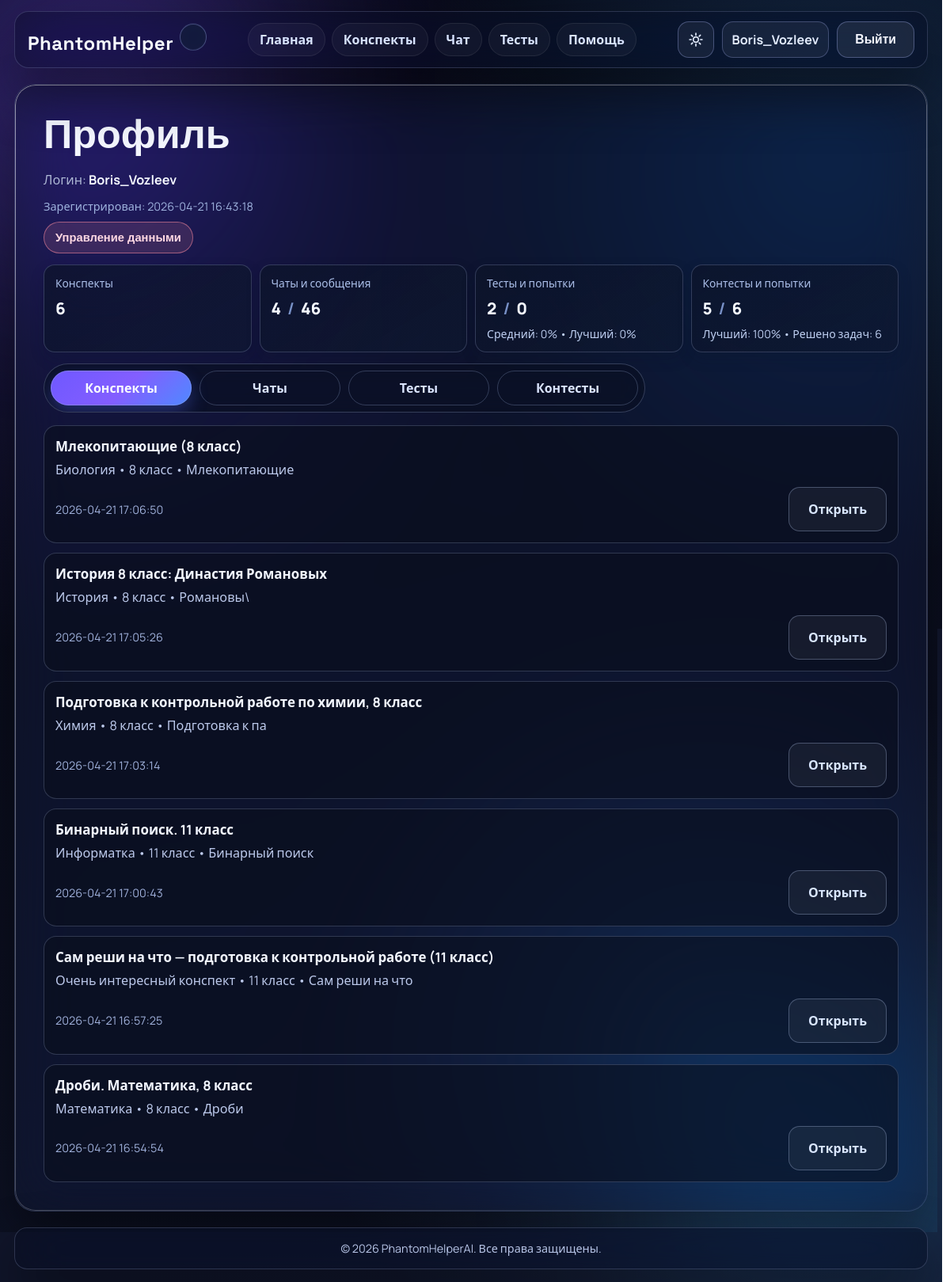
Screenshot of /profile (signed in) with the database file from the repository.
### tables this page shows
CREATE TABLE users (
            id INTEGER PRIMARY KEY AUTOINCREMENT,
            username TEXT NOT NULL UNIQUE,
            password_hash TEXT NOT NULL,
            created_at TEXT NOT NULL DEFAULT CURRENT_TIMESTAMP
        );

CREATE TABLE summaries (
            id INTEGER PRIMARY KEY AUTOINCREMENT,
            user_id INTEGER NOT NULL,
            subject TEXT NOT NULL,
            theme TEXT NOT NULL,
            klass INTEGER NOT NULL,
            title TEXT NOT NULL,
            content_html TEXT NOT NULL,
            content_text TEXT NOT NULL,
            created_at TEXT NOT NULL DEFAULT CURRENT_TIMESTAMP,
            updated_at TEXT NOT NULL DEFAULT CURRENT_TIMESTAMP,
            is_favorite INTEGER NOT NULL DEFAULT 0,
            is_archived INTEGER NOT NULL DEFAULT 0,
            FOREIGN KEY (user_id) REFERENCES users(id) ON DELETE CASCADE
        );

### app.py (the view)
@app.route('/profile', methods=['GET'])
@login_required
def profile():
    tab = (request.args.get('tab') or 'summaries').strip().lower()
    if tab not in {'summaries', 'chats', 'tests', 'contests'}:
        tab = 'summaries'
    user_id = current_user_id()
    deleted = str(request.args.get("deleted", "")).strip() == "1"
    delete_error = str(request.args.get("delete_error", "")).strip() == "1"
    contests_rows = get_profile_contests(user_id)
    contests = [serialize_contest_row(row) for row in contests_rows]
    return render_template(
        'profile.html',
        active_tab=tab,
        deleted=deleted,
        delete_error=delete_error,
        profile_stats=get_profile_stats(user_id),
        summaries=get_profile_summaries(user_id),
        chats=get_profile_chat_threads(user_id),
        tests=get_profile_tests(user_id),
        contests=contests,
    )

### app.py (called while the page is built, shortened)
def collapse_spaces(value):
    return re.sub(r"\s+", " ", (value or "")).strip()

def to_moscow_time(value):
    raw = collapse_spaces(str(value or ""))
    if not raw:
        return raw
    parsed = None
    for fmt in ("%Y-%m-%d %H:%M:%S.%f", "%Y-%m-%d %H:%M:%S"):
        try:
            parsed = datetime.strptime(raw, fmt)
            break
        except ValueError:
            continue
    if parsed is None:
        return raw
    parsed_utc = parsed.replace(tzinfo=timezone.utc)
    return parsed_utc.astimezone(MOSCOW_TZ).strftime("%Y-%m-%d %H:%M:%S")

def row_to_dict_with_moscow(row, fields=("created_at", "updated_at", "last_attempt_at", "best_attempt_at")):
    if row is None:
        return None
    data = dict(row)
    for field in fields:
        if field in data and data[field]:
            data[field] = to_moscow_time(data[field])
    return data

def rows_to_dicts_with_moscow(rows, fields=("created_at", "updated_at", "last_attempt_at", "best_attempt_at")):
    return [row_to_dict_with_moscow(row, fields=fields) for row in (rows or [])]

def normalize_contest_difficulty_label(value):
    raw = collapse_spaces(str(value or "")).lower()
    if not raw:
        return "средний"
    numeric_map = {
        "1": "очень легкий",
        "2": "легкий",
        "3": "ниже среднего",
        "4": "средний",
        "5": "средний+",
        "6": "выше среднего",
        "7": "сложный",
        "8": "очень сложный",
        "9": "предолимпиадный",
        "10": "олимпиадный",
    }
    if raw in numeric_map:
        return numeric_map[raw]

def get_db():
    if "db" not in g:
        g.db = sqlite3.connect(app.config["DATABASE"])
        g.db.row_factory = sqlite3.Row
        g.db.execute("PRAGMA foreign_keys = ON")
    return g.db

def get_user_by_id(user_id):
    row = get_db().execute(
        "SELECT id, username, created_at FROM users WHERE id = ?",
        (user_id,)
    ).fetchone()
    return row_to_dict_with_moscow(row, fields=("created_at",))

def current_user_id():
    user = g.get("current_user")
    return int(user["id"]) if user else None

def login_required(view):
    @wraps(view)
    def wrapped_view(*args, **kwargs):
        if g.get("current_user") is not None:
            return view(*args, **kwargs)
    return wrapped_view

@app.context_processor
def inject_current_user():
    return {"current_user": g.get("current_user")}

### templates/profile.html (shortened to what this page needs)
{% extends "base.html" %}
{% block content %}
<section class="page-card glass-card container profile-page">
    <div class="profile-head">
        <h1 class="page-title no-copy">Профиль</h1>
        <div class="profile-head-meta">
            <p class="profile-lead">Логин: <strong>{{ current_user["username"] }}</strong></p>
            <p class="profile-head-note">Зарегистрирован: {{ current_user["created_at"] }}</p>
            <button type="button" id="openProfileDataModal" class="profile-data-btn">Управление данными</button>
        </div>
    </div>
    <section class="profile-stats">
        <article class="profile-stat-card">
            <p class="profile-stat-label">Конспекты</p>
            <p class="profile-stat-value">{{ profile_stats["summaries_count"] }}</p>
        </article>
        <article class="profile-stat-card">
            <p class="profile-stat-label">Чаты и сообщения</p>
            <p class="profile-stat-value profile-stat-value--combo">
                <span>{{ profile_stats["chat_threads_count"] }}</span>
                <span class="profile-stat-slash">/</span>
                <span>{{ profile_stats["chat_messages_count"] }}</span>
            </p>
        </article>
        <article class="profile-stat-card">
            <p class="profile-stat-label">Тесты и попытки</p>
            <p class="profile-stat-value profile-stat-value--combo">
                <span>{{ profile_stats["tests_count"] }}</span>
                <span class="profile-stat-slash">/</span>
                <span>{{ profile_stats["test_attempts_count"] }}</span>
            </p>
            <p class="profile-stat-meta">Средний: {{ profile_stats["test_avg_score"] }}% • Лучший: {{ profile_stats["test_best_score"] }}%</p>
        </article>
        <article class="profile-stat-card">
            <p class="profile-stat-label">Контесты и попытки</p>
            <p class="profile-stat-value profile-stat-value--combo">
                <span>{{ profile_stats["contests_count"] }}</span>
                <span class="profile-stat-slash">/</span>
                <span>{{ profile_stats["contest_attempts_count"] }}</span>
            </p>
            <p class="profile-stat-meta">Лучший: {{ profile_stats["contest_best_score"] }}% • Решено задач: {{ profile_stats["contest_solved_total"] }}</p>
        </article>
    </section>
    <div class="profile-tabs" id="profileTabs" data-active-tab="{{ active_tab }}">
        <a href="{{ url_for('profile', tab='summaries') }}" class="profile-tab {% if active_tab == 'summaries' %}is-active{% endif %}" data-profile-tab="summaries" role="tab" aria-selected="{{ 'true' if active_tab == 'summaries' else 'false' }}">
            Конспекты
        </a>
        <a href="{{ url_for('profile', tab='chats') }}" class="profile-tab {% if active_tab == 'chats' %}is-active{% endif %}" data-profile-tab="chats" role="tab" aria-selected="{{ 'true' if active_tab == 'chats' else 'false' }}">
            Чаты
        </a>
        <a href="{{ url_for('profile', tab='tests') }}" class="profile-tab {% if active_tab == 'tests' %}is-active{% endif %}" data-profile-tab="tests" role="tab" aria-selected="{{ 'true' if active_tab == 'tests' else 'false' }}">
            Тесты
        </a>
        <a href="{{ url_for('profile', tab='contests') }}" class="profile-tab {% if active_tab == 'contests' %}is-active{% endif %}" data-profile-tab="contests" role="tab" aria-selected="{{ 'true' if active_tab == 'contests' else 'false' }}">
            Контесты
        </a>
    </div>
    <div class="profile-panels">
        <section class="profile-panel {% if active_tab == 'summaries' %}is-active{% endif %}" data-profile-panel="summaries" aria-hidden="{{ 'false' if active_tab == 'summaries' else 'true' }}">
            <div class="profile-list">
            {% if summaries %}
                {% for item in summaries %}
                    <article class="profile-item">
                        <h3 class="profile-item-title">{{ item["title"] }}</h3>
                        <p class="profile-item-meta">{{ item["subject"] }} • {{ item["klass"] }} класс • {{ item["theme"] }}</p>
                        <div class="profile-item-actions">
                            <span class="profile-date">{{ item["created_at"] }}</span>
                            <a class="secondary-btn" href="{{ url_for('view_summary', summary_id=item['id']) }}">Открыть</a>
                        </div>
                    </article>
                {% endfor %}
            {% else %}
                <p class="profile-empty">Пока нет сохранённых конспектов. Сгенерируйте первый в разделе «Конспекты».</p>
            {% endif %}
            </div>
        </section>
    </div>
</section>
{% endblock %}

### templates/base.html (shortened to what this page needs)
<!DOCTYPE html>
<html lang="ru">
<head>
    <link rel="stylesheet" href="{{ url_for('static', filename='css/style.css') }}">
    <link rel="stylesheet" href="https://cdn.jsdelivr.net/npm/katex@0.16.11/dist/katex.min.css">
    <link rel="stylesheet" href="https://cdn.jsdelivr.net/npm/codemirror@5.65.16/lib/codemirror.min.css">
    <link rel="stylesheet" href="https://cdn.jsdelivr.net/npm/codemirror@5.65.16/theme/material-darker.min.css">
    <link rel="stylesheet" href="https://cdn.jsdelivr.net/npm/codemirror@5.65.16/theme/eclipse.min.css">
    <link rel="stylesheet" id="hljsThemeDark" href="https://cdn.jsdelivr.net/gh/highlightjs/cdn-release@11.11.1/build/styles/darcula.min.css">
    <link rel="stylesheet" id="hljsThemeLight" href="https://cdn.jsdelivr.net/gh/highlightjs/cdn-release@11.11.1/build/styles/idea.min.css">
</head>
<body>
    <div class="app-bg-orb orb-a"></div>
    <div class="app-bg-orb orb-b"></div>
    <header class="site-header">
        <div class="header-inner">
            <div class="logo-group">
                <a href="/" class="logo">
                    <span class="logo-text">PhantomHelper</span>
                </a>
                <button type="button" class="logo-mark assistant-profile-trigger" data-assistant-profile-trigger aria-label="Открыть профиль AI-ассистента" title="Профиль AI-ассистента">
                    <img src="{{ url_for('static', filename='images/logo.png') }}" alt="" class="assistant-logo-image" loading="eager" decoding="async">
                </button>
            </div>
            <nav class="site-nav-inline">
                <ul class="nav-list">
                    <li><a href="/">Главная</a></li>
                    <li><a href="/make_summary">Конспекты</a></li>
                    <li><a href="/chat">Чат</a></li>
                    <li><a href="/make_test">Тесты</a></li>
                    <li><a href="/help">Помощь</a></li>
                </ul>
            </nav>
            <div class="header-actions">
                <button type="button" class="theme-toggle" id="themeToggle" aria-label="Переключить тему">
                    <span class="theme-icon theme-icon-sun" aria-hidden="true">
                    </span>
                </button>
                {% if current_user %}
                    <a href="{{ url_for('profile') }}" class="user-chip" aria-label="Открыть профиль">{{ current_user["username"] }}</a>
                    <form method="post" action="{{ url_for('logout') }}" class="header-auth-form">
                        <button type="submit" class="nav-cta nav-cta-secondary">Выйти</button>
                    </form>
                {% else %}
                    <a href="{{ url_for('login') }}" class="nav-cta">Войти</a>
                    <a href="{{ url_for('register') }}" class="nav-cta nav-cta-secondary">Регистрация</a>
                {% endif %}
            </div>
        </div>
    </header>
    <main class="page-shell">
        {% block content %}{% endblock %}
    </main>
    <footer class="site-footer">
        <p>&copy; 2026 PhantomHelperAI. Все права защищены.</p>
    </footer>
</body>
</html>

### rows the page displays
users: username "Boris_Vozleev", created_at "2026-04-21 16:43:18"
summaries: title "Млекопитающие (8 класс)", subject "Биология", klass "8", theme "Млекопитающие", created_at "2026-04-21 17:06:50"
summaries: title "История 8 класс: Династия Романовых", subject "История", klass "8", theme "Романовы\\", created_at "2026-04-21 17:05:26"
summaries: title "Подготовка к контрольной работе по химии, 8 класс", subject "Химия", klass "8", theme "Подготовка к па", created_at "2026-04-21 17:03:14"
summaries: title "Бинарный поиск. 11 класс", subject "Информатка", klass "11", theme "Бинарный поиск", created_at "2026-04-21 17:00:43"
summaries: title "Сам реши на что — подготовка к контрольной работе (11 класс)", subject "Очень интересный конспект", klass "11", theme "Сам реши на что", created_at "2026-04-21 16:57:25"
summaries: title "Дроби. Математика, 8 класс", subject "Математика", klass "8", theme "Дроби", created_at "2026-04-21 16:54:54"

### other values shown
{{ profile_stats["summaries_count"] }} "6"
{{ profile_stats["chat_threads_count"] }} "4"
{{ profile_stats["chat_messages_count"] }} "46"
{{ profile_stats["tests_count"] }} "2"
{{ profile_stats["test_attempts_count"] }} "0"
{{ profile_stats["test_avg_score"] }} "0"
{{ profile_stats["test_best_score"] }} "0"
{{ profile_stats["contests_count"] }} "5"
{{ profile_stats["contest_attempts_count"] }} "6"
{{ profile_stats["contest_best_score"] }} "100"
{{ profile_stats["contest_solved_total"] }} "6"
